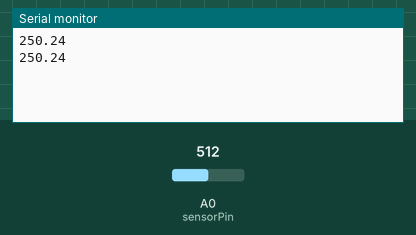
This sketch was run on a simulated Arduino Uno, built with avr-gcc and run on an emulated ATmega328P. On the bench: the last lines printed to the serial monitor. The test bench sets the inputs (shaded band); at power-on: A0 (sensorPin) = 512.

Above: at 1.8 s.
1.9 s: A0 (sensorPin) set to 716
At 2.5 s:
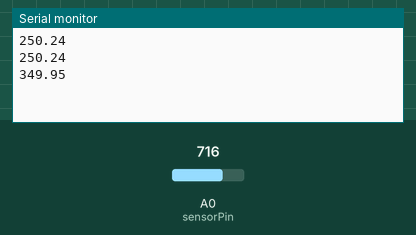
3.4 s: A0 (sensorPin) set to 900
At 4.7 s:
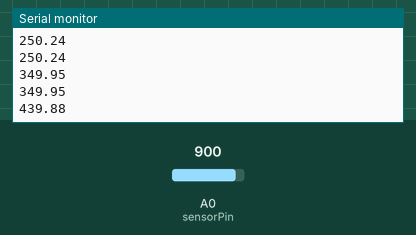
Timing chart, 0 to 6.4 s (numbered marks = the images above; inputs shaded):
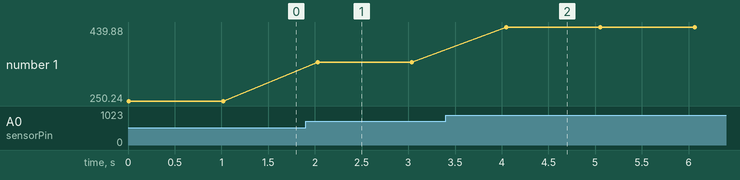

The sketch:

sensorTemperaturaBluetooth.ino
```cpp
#include <SoftwareSerial.h>

SoftwareSerial BTSerial(10, 11); // RX, TX

int sensorPin = A0; // Pin analógico al que está conectado el sensor
int sensorValue = 0;
void setup() {
  Serial.begin(9600);
  BTSerial.begin(9600);
}

void loop() {
  sensorValue = analogRead(sensorPin);
  float temperature = sensorValue * (5.0 / 1023.0) * 100.0; // Conversión a grados Celsius
  BTSerial.println(temperature); // Enviar la temperatura por Bluetooth
  Serial.println(temperature);
  delay(1000); // Esperar 1 segundo antes de la siguiente lectura
}
```

Measured:
- after the input at 1.9 s, the serial monitor: prints a new line after 0.13 s (image 1)
- after the input at 3.4 s, the serial monitor: prints a new line after 0.65 s (image 2)
- plotted number 1: 250.24 → 349.95 after the input at 1.9 s, 349.95 → 439.88 after the input at 3.4 s
